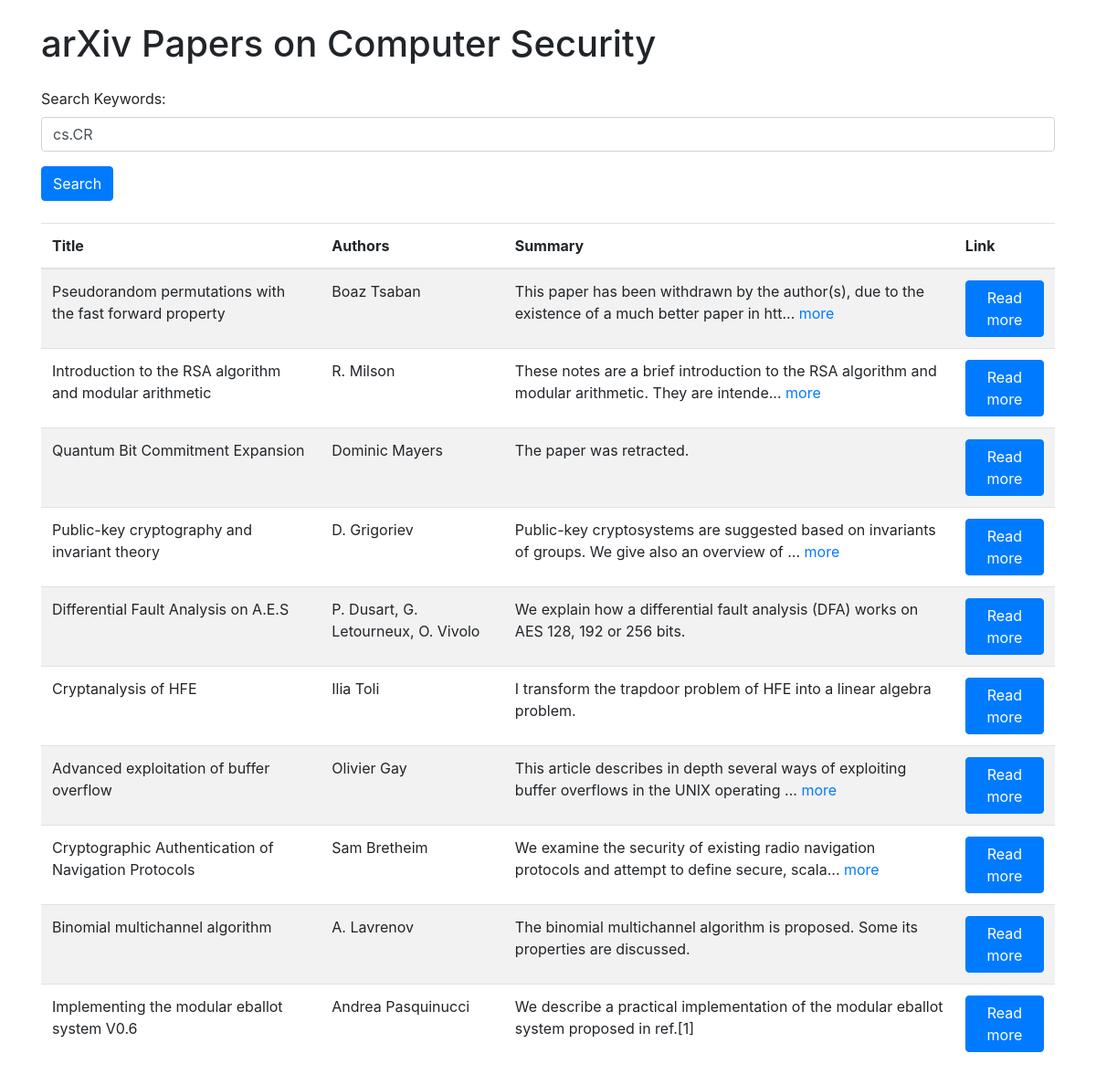
The page / on the database its author committed.
### tables this page shows
CREATE TABLE papers (
            id INTEGER PRIMARY KEY,
            title TEXT,
            authors TEXT,
            summary TEXT,
            link TEXT,
            updated TIMESTAMP,
            query TEXT
        );

### main.py (the view)
@app.route('/', methods=['GET', 'POST'])
def home():
    query = request.form.get('query', 'cs.CR')
    if needs_update(query):
        papers = fetch_arxiv_papers(query)
        save_papers(papers)
    else:
        papers = get_papers(query)
    papers = [{'title': p[1], 'authors': p[2], 'summary': p[3], 'link': p[4]} for p in papers]
    return render_template('index.html', papers=papers, query=query)

### database.py (called while the page is built)
def get_papers(query):
    conn = sqlite3.connect('papers.db')
    c = conn.cursor()
    c.execute('SELECT * FROM papers WHERE query = ?', (query,))
    papers = c.fetchall()
    conn.close()
    return papers

def needs_update(query):
    conn = sqlite3.connect('papers.db')
    c = conn.cursor()
    c.execute('SELECT MAX(updated) FROM papers WHERE query = ?', (query,))
    last_updated = c.fetchone()[0]
    conn.close()
    if last_updated is None:
        return True
    last_updated_date = datetime.strptime(last_updated, '%Y-%m-%d %H:%M:%S')
    return datetime.now() - last_updated_date > timedelta(hours=24)

### templates/index.html (shortened to what this page needs)
<!DOCTYPE html>
<html lang="en">
<head>
    <link href="https://maxcdn.bootstrapcdn.com/bootstrap/4.5.2/css/bootstrap.min.css" rel="stylesheet">
</head>
<body>
    <div class="container">
        <h1 class="my-4">arXiv Papers on Computer Security</h1>
        <form method="POST" action="/">
            <div class="form-group">
                <label for="query">Search Keywords:</label>
                <input type="text" class="form-control" id="query" name="query" placeholder="Enter keywords" value="{{ query }}">
            </div>
            <button type="submit" class="btn btn-primary">Search</button>
        </form>
        <table class="table table-striped my-4">
            <thead>
                <tr>
                    <th>Title</th>
                    <th>Authors</th>
                    <th>Summary</th>
                    <th>Link</th>
                </tr>
            </thead>
            <tbody>
                {% for paper in papers %}
                    <tr>
                        <td>{{ paper.title }}</td>
                        <td>{{ paper.authors }}</td>
                        <td>
                            {% if paper.summary | length > 100 %}
                                {{ paper.summary[:100] }}...
                                <a href="#collapse{{ loop.index }}" data-toggle="collapse">more</a>
                            {% else %}
                                {{ paper.summary }}
                            {% endif %}
                        </td>
                        <td><a href="{{ paper.link }}" class="btn btn-primary" target="_blank">Read more</a></td>
                    </tr>
                {% endfor %}
            </tbody>
        </table>
    </div>
</body>
</html>

### rows shown on the page
papers: title "Pseudorandom permutations with the fast forward property", authors "Boaz Tsaban", summary "This paper has been withdrawn by the author(s), due to the existence of a much better paper in htt"
papers: title "Introduction to the RSA algorithm and modular arithmetic", authors "R. Milson", summary "These notes are a brief introduction to the RSA algorithm and modular arithmetic. They are intende"
papers: title "Quantum Bit Commitment Expansion", authors "Dominic Mayers", summary "The paper was retracted."
papers: title "Public-key cryptography and invariant theory", authors "D. Grigoriev", summary "Public-key cryptosystems are suggested based on invariants of groups. We give also an overview of"
papers: title "Differential Fault Analysis on A.E.S", authors "P. Dusart, G. Letourneux, O. Vivolo", summary "We explain how a differential fault analysis (DFA) works on AES 128, 192 or 256 bits."
papers: title "Cryptanalysis of HFE", authors "Ilia Toli", summary "I transform the trapdoor problem of HFE into a linear algebra problem."
papers: title "Advanced exploitation of buffer overflow", authors "Olivier Gay", summary "This article describes in depth several ways of exploiting buffer overflows in the UNIX operating"
papers: title "Cryptographic Authentication of Navigation Protocols", authors "Sam Bretheim", summary "We examine the security of existing radio navigation protocols and attempt to define secure, scala"
papers: title "Binomial multichannel algorithm", authors "A. Lavrenov", summary "The binomial multichannel algorithm is proposed. Some its properties are discussed."
papers: title "Implementing the modular eballot system V0.6", authors "Andrea Pasquinucci", summary "We describe a practical implementation of the modular eballot system proposed in ref.[1]"
